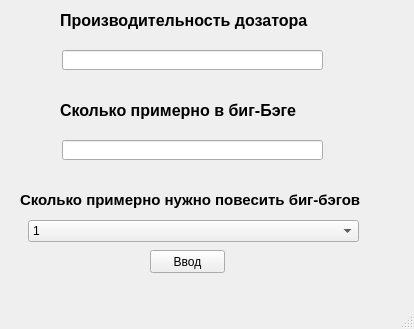
<?xml version="1.0" encoding="UTF-8"?>
<ui version="4.0">
 <class>MainWindow</class>
 <widget class="QMainWindow" name="MainWindow">
  <property name="geometry">
   <rect>
    <x>0</x>
    <y>0</y>
    <width>414</width>
    <height>329</height>
   </rect>
  </property>
  <property name="windowTitle">
   <string>MainWindow</string>
  </property>
  <widget class="QWidget" name="centralwidget">
   <widget class="QLabel" name="label">
    <property name="geometry">
     <rect>
      <x>60</x>
      <y>10</y>
      <width>271</width>
      <height>20</height>
     </rect>
    </property>
    <property name="font">
     <font>
      <pointsize>12</pointsize>
      <weight>75</weight>
      <bold>true</bold>
     </font>
    </property>
    <property name="text">
     <string>Производительность дозатора</string>
    </property>
   </widget>
   <widget class="QLabel" name="label_3">
    <property name="geometry">
     <rect>
      <x>20</x>
      <y>190</y>
      <width>351</width>
      <height>20</height>
     </rect>
    </property>
    <property name="font">
     <font>
      <pointsize>12</pointsize>
      <weight>75</weight>
      <bold>true</bold>
     </font>
    </property>
    <property name="text">
     <string>&lt;html&gt;&lt;head/&gt;&lt;body&gt;&lt;p&gt;&lt;span style=&quot; font-size:11pt;&quot;&gt;Сколько примерно нужно повесить биг-бэгов&lt;/span&gt;&lt;/p&gt;&lt;/body&gt;&lt;/html&gt;</string>
    </property>
   </widget>
   <widget class="QLineEdit" name="lineEdit">
    <property name="geometry">
     <rect>
      <x>62</x>
      <y>50</y>
      <width>261</width>
      <height>20</height>
     </rect>
    </property>
   </widget>
   <widget class="QComboBox" name="comboBox">
    <property name="geometry">
     <rect>
      <x>28</x>
      <y>220</y>
      <width>331</width>
      <height>22</height>
     </rect>
    </property>
    <item>
     <property name="text">
      <string>1</string>
     </property>
    </item>
    <item>
     <property name="text">
      <string>2</string>
     </property>
    </item>
    <item>
     <property name="text">
      <string>3</string>
     </property>
    </item>
    <item>
     <property name="text">
      <string>4</string>
     </property>
    </item>
    <item>
     <property name="text">
      <string>5</string>
     </property>
    </item>
    <item>
     <property name="text">
      <string>6</string>
     </property>
    </item>
    <item>
     <property name="text">
      <string>7</string>
     </property>
    </item>
    <item>
     <property name="text">
      <string>8</string>
     </property>
    </item>
    <item>
     <property name="text">
      <string>9</string>
     </property>
    </item>
    <item>
     <property name="text">
      <string>10</string>
     </property>
    </item>
   </widget>
   <widget class="QPushButton" name="pushButton">
    <property name="geometry">
     <rect>
      <x>150</x>
      <y>250</y>
      <width>75</width>
      <height>23</height>
     </rect>
    </property>
    <property name="text">
     <string>Ввод</string>
    </property>
   </widget>
   <widget class="QLineEdit" name="lineEdit_2">
    <property name="geometry">
     <rect>
      <x>62</x>
      <y>140</y>
      <width>261</width>
      <height>20</height>
     </rect>
    </property>
    <property name="text">
     <string/>
    </property>
   </widget>
   <widget class="QLabel" name="label_2">
    <property name="geometry">
     <rect>
      <x>60</x>
      <y>100</y>
      <width>271</width>
      <height>20</height>
     </rect>
    </property>
    <property name="font">
     <font>
      <pointsize>12</pointsize>
      <weight>75</weight>
      <bold>true</bold>
     </font>
    </property>
    <property name="text">
     <string>Сколько примерно в биг-Бэге</string>
    </property>
   </widget>
  </widget>
  <widget class="QMenuBar" name="menubar">
   <property name="geometry">
    <rect>
     <x>0</x>
     <y>0</y>
     <width>414</width>
     <height>21</height>
    </rect>
   </property>
  </widget>
  <widget class="QStatusBar" name="statusbar"/>
 </widget>
 <resources/>
 <connections/>
</ui>
